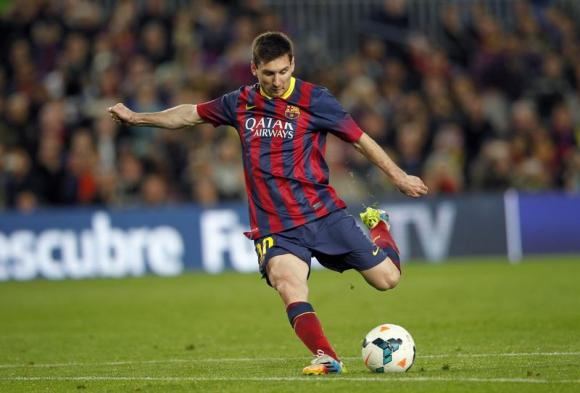
#> input picture Learning/ImageProcessing/GeometricTransformationsOfImages/Rotation/messi.jpg, 580 x 393 px
$ python rotation.py
#> lines starting #> are read from the running program, lines starting #| are printed output that depends on the picture
__author__ = 'Ueliton'

import cv2
import numpy as np

img = cv2.imread('messi.jpg',0)
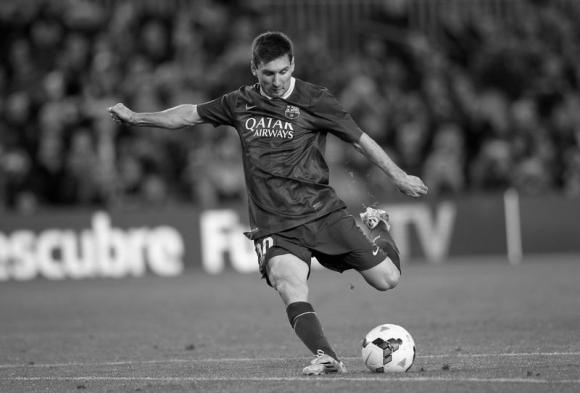
#> img: shape (393, 580); min 0, max 255, mean 91.1
rows,cols = img.shape
#> rows = 393; cols = 580

M = cv2.getRotationMatrix2D((cols/2,rows/2),90,1)
dst = cv2.warpAffine(img,M,(cols,rows))
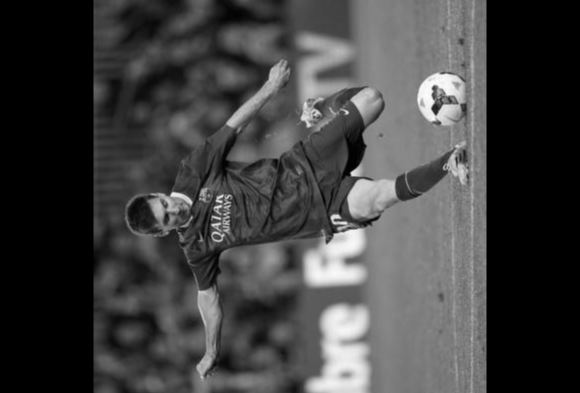
#> dst: shape (393, 580); min 0, max 253, mean 64.6

cv2.imshow('img',dst)
cv2.waitKey(0)
cv2.destroyAllWindows()
